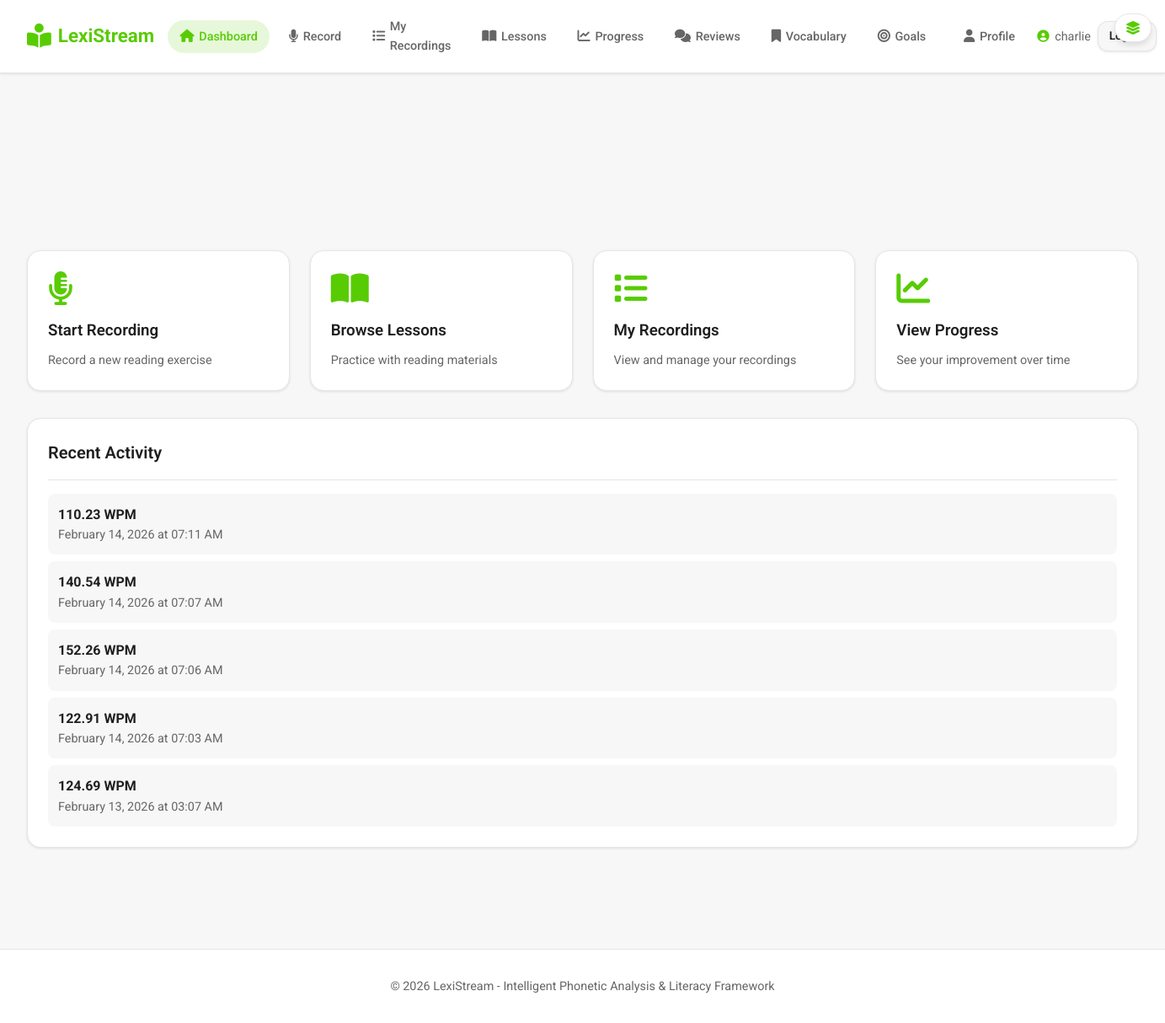
The page /dashboard (signed in) on the database its author committed.
### app.py (models this page shows)
class User(UserMixin, db.Model):
    id = db.Column(db.Integer, primary_key=True)
    username = db.Column(db.String(80), unique=True, nullable=False)
    email = db.Column(db.String(120), unique=True, nullable=False)
    password_hash = db.Column(db.String(255), nullable=False)
    is_admin = db.Column(db.Boolean, default=False, nullable=False)
    display_name = db.Column(db.String(120))
    bio = db.Column(db.Text)
    location = db.Column(db.String(120))
    website = db.Column(db.String(255))
    avatar_url = db.Column(db.String(255))
    role = db.Column(db.String(20), default="user", nullable=False)  # user, teacher, admin
    created_at = db.Column(db.DateTime, default=datetime.utcnow)

class Progress(db.Model):
    id = db.Column(db.Integer, primary_key=True)
    user_id = db.Column(db.Integer, db.ForeignKey('user.id'), nullable=False)
    recording_id = db.Column(db.Integer, db.ForeignKey('recording.id'), nullable=True)
    words_per_minute = db.Column(db.Float, nullable=False)
    date = db.Column(db.DateTime, default=datetime.utcnow)
    user = db.relationship('User', backref=db.backref('progress', lazy=True))

### app.py (the view)
@app.route('/dashboard')
@login_required
def dashboard():
    if current_user.is_admin or getattr(current_user, "role", "user") == "admin":
        return redirect(url_for('admin_dashboard'))
    if getattr(current_user, "role", "user") == "teacher":
        return redirect(url_for('teacher_dashboard'))
    progress_data = Progress.query.filter_by(user_id=current_user.id)\
        .order_by(Progress.date.desc()).limit(30).all()
    goal = Goal.query.filter_by(user_id=current_user.id).first()
    if not goal:
        goal = Goal(user_id=current_user.id, daily_minutes=15)
        db.session.add(goal)
        db.session.commit()
    today = datetime.utcnow().date()
    today_recordings = Recording.query.filter_by(user_id=current_user.id)\
        .filter(db.func.date(Recording.created_at) == today).all()
    today_minutes = sum(r.duration_seconds for r in today_recordings) / 60
    return render_template('dashboard.html',
                         progress_data=progress_data,
                         goal=goal,
                         today_minutes=round(today_minutes, 2))

### app.py (called while the page is built)
@login_manager.user_loader
def load_user(user_id):
    return User.query.get(int(user_id))

### templates/dashboard.html (shortened to what this page needs)
{% extends "base.html" %}
{% block content %}
<div class="stats-grid">
    </div>
    <div class="action-grid">
        <a href="{{ url_for('record') }}" class="action-card">
            <i class="fas fa-microphone-alt"></i>
            <h3>Start Recording</h3>
            <p>Record a new reading exercise</p>
        </a>
        <a href="{{ url_for('lessons') }}" class="action-card">
            <i class="fas fa-book-open"></i>
            <h3>Browse Lessons</h3>
            <p>Practice with reading materials</p>
        </a>
        <a href="{{ url_for('recordings') }}" class="action-card">
            <i class="fas fa-list"></i>
            <h3>My Recordings</h3>
            <p>View and manage your recordings</p>
        </a>
        <a href="{{ url_for('progress') }}" class="action-card">
            <i class="fas fa-chart-line"></i>
            <h3>View Progress</h3>
            <p>See your improvement over time</p>
        </a>
    </div>
    {% if progress_data %}
    <div class="card">
        <div class="card-header">
            <h2 class="card-title">Recent Activity</h2>
        </div>
        <div class="recent-list">
            {% for progress in progress_data[:5] %}
            <div class="recent-item">
                <div>
                    <strong>{{ progress.words_per_minute }} WPM</strong>
                    <span style="display: block; color: var(--text-secondary); font-size: 0.9rem;">{{ progress.date.strftime('%B %d, %Y at %I:%M %p') }}</span>
                </div>
            </div>
            {% endfor %}
        </div>
    </div>
    {% endif %}
{% endblock %}

### templates/base.html (shortened to what this page needs)
<!DOCTYPE html>
<html lang="en">
<head>
    <link rel="stylesheet" href="{{ url_for('static', filename='css/style.css') }}">
    <link rel="stylesheet" href="https://cdnjs.cloudflare.com/ajax/libs/font-awesome/6.4.0/css/all.min.css">
</head>
<body>
    <header class="navbar">
        <div class="nav-container">
            <div class="nav-left">
                <a href="{% if current_user.is_authenticated %}{% if current_user.is_admin %}{{ url_for('admin_dashboard') }}{% else %}{{ url_for('dashboard') }}{% endif %}{% else %}{{ url_for('index') }}{% endif %}" class="nav-logo">
                    <i class="fas fa-book-reader"></i>
                    <span>LexiStream</span>
                </a>
            </div>
            <div class="nav-center">
                {% if current_user.is_authenticated %}
                <ul class="nav-menu">
                    {% if current_user.is_admin or current_user.role == 'admin' %}
                    <li>
                        <a href="{{ url_for('admin_dashboard') }}" class="nav-link {% if request.endpoint == 'admin_dashboard' %}active{% endif %}">
                            <i class="fas fa-shield-alt"></i><span>Admin</span>
                        </a>
                    </li>
                    {% elif current_user.role == 'teacher' %}
                    <li>
                        <a href="{{ url_for('teacher_dashboard') }}" class="nav-link {% if request.endpoint == 'teacher_dashboard' %}active{% endif %}">
                            <i class="fas fa-chalkboard-teacher"></i><span>Teacher</span>
                        </a>
                    </li>
                    {% else %}
                    <li>
                        <a href="{{ url_for('dashboard') }}" class="nav-link {% if request.endpoint == 'dashboard' %}active{% endif %}">
                            <i class="fas fa-home"></i><span>Dashboard</span>
                        </a>
                    </li>
                    {% endif %}
                    <li>
                        <a href="{{ url_for('record') }}" class="nav-link {% if request.endpoint == 'record' %}active{% endif %}">
                            <i class="fas fa-microphone"></i><span>Record</span>
                        </a>
                    </li>
                    <li>
                        <a href="{{ url_for('recordings') }}" class="nav-link {% if request.endpoint == 'recordings' %}active{% endif %}">
                            <i class="fas fa-list"></i><span>My Recordings</span>
                        </a>
                    </li>
                    <li>
                        <a href="{{ url_for('lessons') }}" class="nav-link {% if request.endpoint == 'lessons' %}active{% endif %}">
                            <i class="fas fa-book-open"></i><span>Lessons</span>
                        </a>
                    </li>
                    <li>
                        <a href="{{ url_for('progress') }}" class="nav-link {% if request.endpoint == 'progress' %}active{% endif %}">
                            <i class="fas fa-chart-line"></i><span>Progress</span>
                        </a>
                    </li>
                    <li>
                        <a href="{{ url_for('reviews') }}" class="nav-link {% if 'review' in request.endpoint %}active{% endif %}">
                            <i class="fas fa-comments"></i><span>Reviews</span>
                        </a>
                    </li>
                    <li>
                        <a href="{{ url_for('vocabulary') }}" class="nav-link {% if request.endpoint == 'vocabulary' %}active{% endif %}">
                            <i class="fas fa-bookmark"></i><span>Vocabulary</span>
                        </a>
                    </li>
                    <li>
                        <a href="{{ url_for('goals') }}" class="nav-link {% if request.endpoint == 'goals' %}active{% endif %}">
                            <i class="fas fa-bullseye"></i><span>Goals</span>
                        </a>
                    </li>
                </ul>
                {% endif %}
            </div>
            <div class="nav-right">
                {% if current_user.is_authenticated %}
                <a href="{{ url_for('profile') }}" class="nav-link" style="margin-right: 0.25rem;">
                    <i class="fas fa-user"></i><span>Profile</span>
                </a>
                <span class="nav-user">
                    <i class="fas fa-user-circle"></i>
                    {{ current_user.username }}{% if current_user.is_admin %} (Admin){% endif %}
                </span>
                <a href="{{ url_for('logout') }}" class="btn btn-secondary btn-sm">Logout</a>
                {% else %}
                <a href="{{ url_for('login') }}" class="btn btn-secondary btn-sm">Login</a>
                <a href="{{ url_for('register') }}" class="btn btn-primary btn-sm">Register</a>
                {% endif %}
            </div>
        </div>
    </header>
    {% if current_user.is_authenticated %}
    <button type="button" id="toggleCanvasBtn" class="canvas-toggle" title="Toggle dashboard">
        <i class="fas fa-layer-group"></i>
    </button>
    {% endif %}
    <main class="main-content">
        {% block content %}{% endblock %}
    </main>
    <footer class="footer">
        <p>&copy; 2026 LexiStream - Intelligent Phonetic Analysis & Literacy Framework</p>
    </footer>
</body>
</html>

### rows shown on the page
User: username "charlie"
Progress: words_per_minute "110.23", date "February 14, 2026 at 07:11 AM"
Progress: words_per_minute "140.54", date "February 14, 2026 at 07:07 AM"
Progress: words_per_minute "152.26", date "February 14, 2026 at 07:06 AM"
Progress: words_per_minute "122.91", date "February 14, 2026 at 07:03 AM"
Progress: words_per_minute "124.69", date "February 13, 2026 at 03:07 AM"
